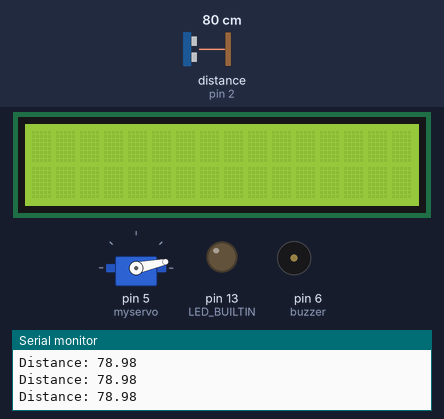
Recording of a sketch running on a simulated Arduino Uno, built with avr-gcc and run on an emulated ATmega328P. Parts: 16×2 character LCD, servo, output pins drawn as LEDs (lit = HIGH), buzzer (waves = sounding), the last lines printed to the serial monitor. Wiring (inferred from the names in the program): ultrasonic range finder: trigger pin 3; echo pin 2. Dashed ring = blinking. Inputs (shaded band) come from the test bench; at power-on: distance to the obstacle (sensor on pin 2) 80 cm. The echo pulse lasts 58.3 µs per cm; pins used as bus, display or sensor lines are not drawn.

Above: at 1.29 s.
1.3 s: distance to the obstacle (sensor on pin 2) set to 2 cm
At 2.03 s:
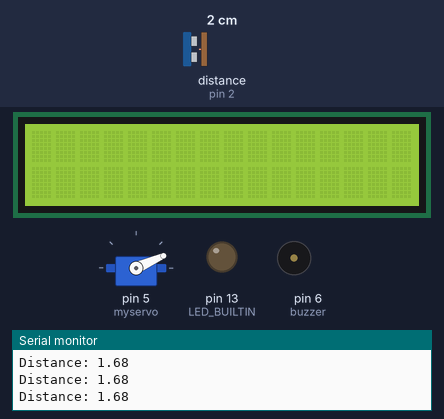
3.4 s: distance to the obstacle (sensor on pin 2) set to 4 cm
At 3.6 s:
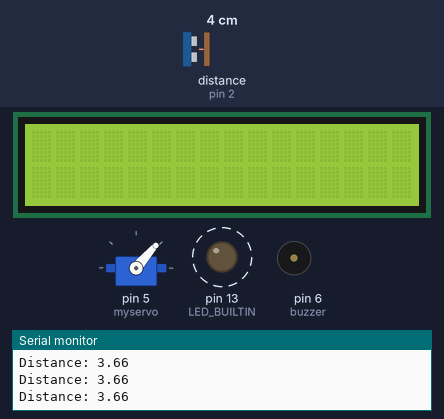
6.2 s: distance to the obstacle (sensor on pin 2) set to 18 cm
9.2 s: distance to the obstacle (sensor on pin 2) set to 60 cm
At 13.7 s:
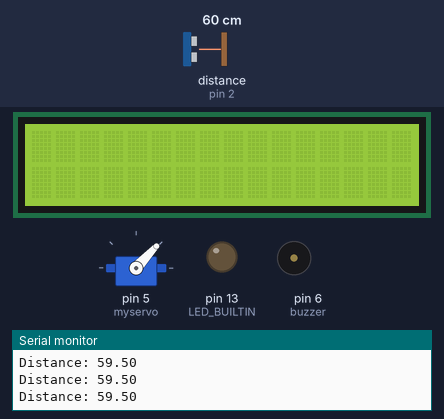
Timing chart, 0 to 14.6 s (numbered marks = the images above; inputs shaded):
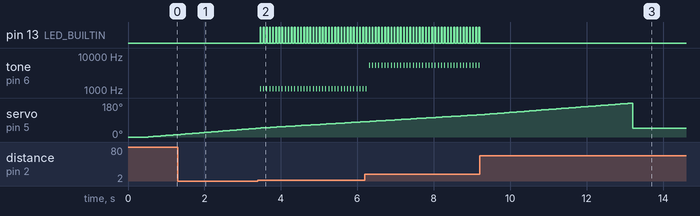

The sketch:

Pratica03_3.ino
```cpp
#include <LiquidCrystal_I2C.h>
#include <Servo.h>

/* Sonar */
#define echo_PIN 2
#define trigger_PIN 3
float distance;
float menor_dist;

/* Display */
#define I2C_ADDR    0x27
#define LCD_COLUMNS 16
#define LCD_LINES   2

LiquidCrystal_I2C lcd(I2C_ADDR, LCD_COLUMNS, LCD_LINES);

/* Buzzer */
int buzzer = 6; // Pin connected to the buzzer

/* Servo */
Servo myservo;

#define SERVO_PIN 10 // Pin connected to the servo
#define PWM_FREQ 50 // PWM frequency in Hertz (50Hz for servos)

// int posicao[18] = {0, 10, 20, 30, 40, 50, 60, 70, 80, 90, 100, 120, 130, 140, 150, 160, 170, 180};
int menor_pos = 0;

void setup() {
  /* Sonar */
  Serial.begin(9600);
  pinMode(LED_BUILTIN, OUTPUT);
  pinMode(trigger_PIN, OUTPUT);
  pinMode(echo_PIN, INPUT);

  /* Display */
  // Initialize the LCD display and turn on backlight
  lcd.init();
  lcd.backlight();

  /* Buzzer */
  pinMode(buzzer, OUTPUT); //Defines the buzzer pin as Output

  /* Servo */
  myservo.attach(5);  // attaches the servo on pin 5 to the servo object
  myservo.write(0);
}

/* Sonar */
float readDistance() {
  digitalWrite(trigger_PIN, LOW);
  delayMicroseconds(2);
  digitalWrite(trigger_PIN, HIGH);
  delayMicroseconds(10);
  digitalWrite(trigger_PIN, LOW);
  int duration = pulseIn(echo_PIN, HIGH);
  distance = duration * 0.034/2;
  Serial.print("Distance: ");
  Serial.println(distance);
  return distance; //Constante obtida com calibração
}

void loop() {
  menor_dist = 4000;
  myservo.write(0);
  delay(400);

  for(int i=0; i<180; i++){
    myservo.write(i);
    delay(30);

    distance = readDistance();
    if((distance < menor_dist) && (distance > 2)){
      menor_dist = distance;
      menor_pos = i;
    }
    delay(30);

    if((distance < 50) && (distance > 2)){
      digitalWrite(LED_BUILTIN, 1);
      tone(buzzer, distance*300); // Activate the buzzer at the frequency relative to C in Hz (Dó)
      delay(20);   // Wait for a while to deactivate
      noTone(buzzer); //Deactivate the buzzer
      digitalWrite(LED_BUILTIN, 0);
    }
  }

  myservo.write(menor_pos);

  delay(5000);
}
```

Measured:
- the behaviour switches between 2 and 3 cm on distance to the obstacle (sensor on pin 2) (found by bisection; images 1 and 2)
- after the input at 3.4 s, pin 13 (LED_BUILTIN): alternates HIGH for 0.02 s and LOW for 0.06 s, starting after 0.06 s; tone on pin 6 (buzzer): alternates 1096 Hz for 0.02 s and silent for 0.06 s, starting after 0.06 s
- after the input at 9.2 s, pin 13 (LED_BUILTIN): goes on until 9.2 s, then stays LOW; tone on pin 6 (buzzer): goes on until 9.2 s, then stays silent
- by itself, servo on pin 5 (myservo): rises from 117° to 179° in 3.9 s, then falls to 47° in 0.06 s
